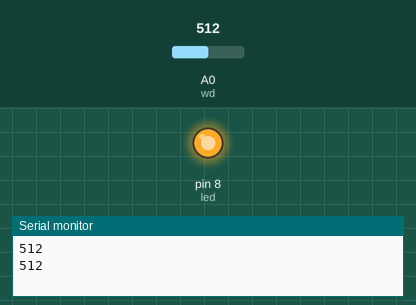
Recording of a sketch running on a simulated Arduino Uno, built with avr-gcc and run on an emulated ATmega328P. Parts: output pins drawn as LEDs (lit = HIGH), the last lines printed to the serial monitor. The inputs (shaded band) are chosen by the test bench; at power-on: A0 (wd) = 512.

Above: at 1.9 s.
2.0 s: A0 (wd) set to 890
3.5 s: A0 (wd) set to 912
At 4.8 s:
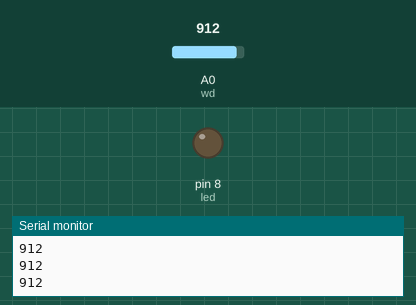
6.0 s: A0 (wd) set to 716
At 7.3 s:
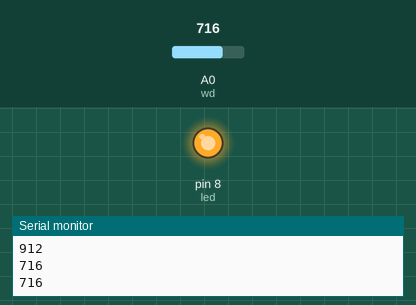
7.6 s: A0 (wd) set to 900
At 9.0 s:
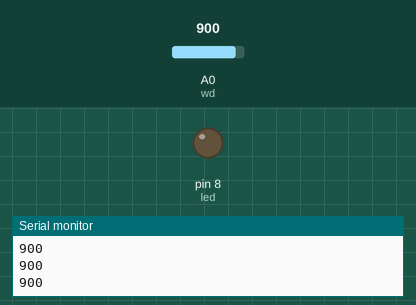
Timing chart, 0 to 10.6 s (numbered marks = the images above; inputs shaded):
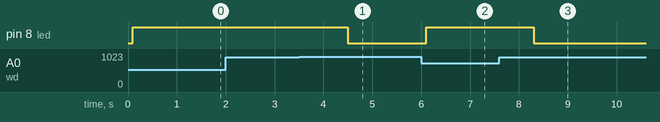

Measured:
- the behaviour switches between 899 and 900 on A0 (wd) (found by bisection; images 0 and 1)
- after the input at 3.5 s, pin 8 (led): HIGH → LOW after 1.0 s
- after the input at 6.0 s, pin 8 (led): LOW → HIGH after 0.11 s
- after the input at 7.6 s, pin 8 (led): HIGH → LOW after 0.71 s

The sketch:

moisture_sensor.ino
```cpp
int wd=A0;
int led =8;

void setup()
{
  pinMode(wd,INPUT);
  pinMode(led,OUTPUT);
  Serial.begin(9600);
}

void loop()
{
  int x=analogRead(wd);
  Serial.println(x);
 delay(100);

  if (x<900)
  {
    digitalWrite(led,HIGH);
    delay(1000);
  }

  else
  {
    digitalWrite(led,LOW);
  }
}
```
